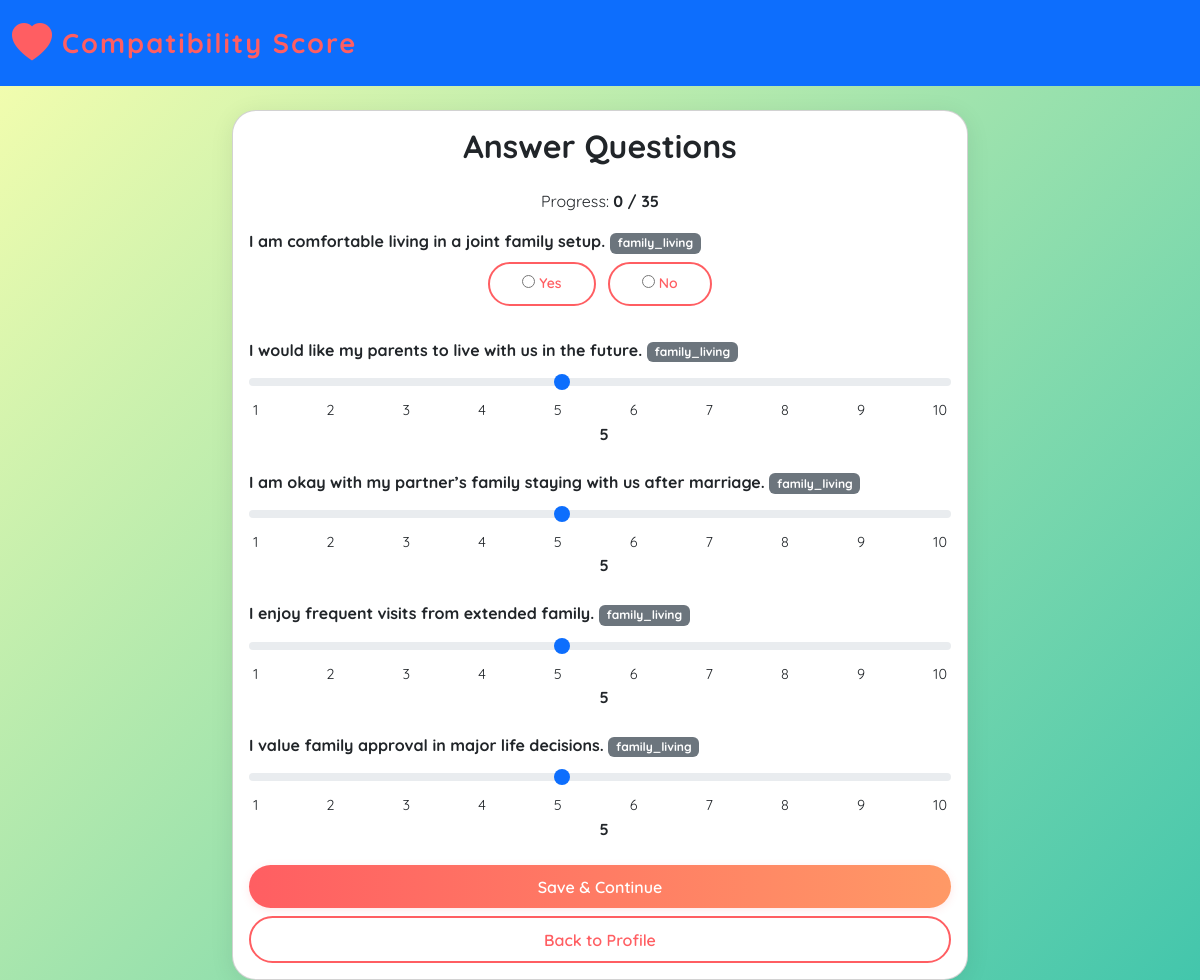
/questions (signed in), run on the app's committed database.
### app.py (models this page shows)
class Question(db.Model):
    id = db.Column(db.Integer, primary_key=True)
    text = db.Column(db.String(500), nullable=False)
    category = db.Column(db.String(50), nullable=False)  # family, lifestyle, values, likes
    type = db.Column(db.String(10), nullable=False, default='scale')  # 'scale' or 'yesno'

### app.py (the view, shortened to what this page needs)
@app.route('/questions', methods=['GET', 'POST'])
@login_required
def answer_questions():
    QUESTIONS_PER_PAGE = 5
    answered_ids = {r.question_id for r in current_user.responses}
    unanswered = Question.query.filter(~Question.id.in_(answered_ids)).all()
    total_questions = Question.query.count()
    page = int(request.args.get('page', 1))
    start = (page - 1) * QUESTIONS_PER_PAGE
    end = start + QUESTIONS_PER_PAGE
    batch = unanswered[start:end]
    if not batch:
        questions = Question.query.all()
        user_answers = {r.question_id: r.answer for r in current_user.responses}
        return render_template('review_answers.html', questions=questions, user_answers=user_answers)
    from flask_wtf import FlaskForm
    from wtforms import RadioField, SubmitField
    class BatchAnswerForm(FlaskForm):
        pass
    for q in batch:
        if q.type == 'yesno':
            choices = [('10', 'Yes'), ('1', 'No')]
        else:
            choices = [(str(i), str(i)) for i in range(1, 11)]
        setattr(BatchAnswerForm, f'answer_{q.id}', RadioField(q.text, choices=choices))
    BatchAnswerForm.submit = SubmitField('Save & Continue')
    BatchAnswerForm.back = SubmitField('Back to Profile')
    form = BatchAnswerForm()
    if request.method == 'POST' and 'back' in request.form:
        return redirect(url_for('dashboard'))
    return render_template('answer_batch.html', form=form, batch=batch, page=page, total_questions=total_questions, answered_count=len(answered_ids))

### app.py
    class BatchAnswerForm(FlaskForm):
        pass

### app.py (called while the page is built)
@login_manager.user_loader
def load_user(user_id):
    return User.query.get(int(user_id))

### templates/answer_batch.html (shortened to what this page needs)
<!DOCTYPE html>
<html lang="en">
<head>
    <link href="https://cdn.jsdelivr.net/npm/bootstrap@5.3.2/dist/css/bootstrap.min.css" rel="stylesheet">
    <link href="https://cdn.jsdelivr.net/npm/bootstrap-icons@1.11.3/font/bootstrap-icons.css" rel="stylesheet">
    <link rel="stylesheet" href="{{ url_for('static', filename='style.css') }}">
</head>
<body>
<nav class="navbar navbar-expand-lg navbar-dark bg-primary mb-4">
  <div class="container-fluid">
    <a class="navbar-brand d-flex align-items-center" href="{{ url_for('home') }}">
      <i class="bi bi-heart-fill quirky-heart me-2"></i> Compatibility Score
    </a>
  </div>
</nav>
<div class="container mt-4">
    <div class="row justify-content-center">
        <div class="col-md-8">
            <div class="card">
                <div class="card-body">
                    <h2 class="card-title mb-4 text-center">Answer Questions</h2>
                    <p class="text-center mb-3">Progress: <strong>{{ answered_count }} / {{ total_questions }}</strong></p>
                    <form method="POST">
                        {% for q in batch %}
                        <div class="mb-4">
                            <label class="form-label fw-bold">{{ q.text }} <span class="badge bg-secondary">{{ q.category }}</span></label>
                            <div class="text-center">
                                {% if q.type == 'yesno' %}
                                    {% for subfield in form['answer_' ~ q.id] %}
                                        <label class="btn btn-outline-fancy btn-sm mx-1 mb-2">
                                            {{ subfield() }} {{ subfield.label.text }}
                                        </label>
                                    {% endfor %}
                                {% else %}
                                    <input type="range" min="1" max="10" step="1" name="answer_{{ q.id }}" id="slider_{{ q.id }}" value="{{ form['answer_' ~ q.id].data or 5 }}" class="form-range" list="tickmarks_{{ q.id }}" oninput="document.getElementById('slider_val_{{ q.id }}').innerText = this.value">
                                    <div class="d-flex justify-content-between px-1">
                                      {% for i in range(1, 11) %}
                                        <span style="font-size:0.9em;">{{ i }}</span>
                                      {% endfor %}
                                    </div>
                                    <span id="slider_val_{{ q.id }}" class="fw-bold ms-2">{{ form['answer_' ~ q.id].data or 5 }}</span>
                                {% endif %}
                            </div>
                        </div>
                        {% endfor %}
                        <div class="d-grid gap-2">
                            {{ form.submit(class_="btn btn-fancy") }}
                            {{ form.back(class_="btn btn-outline-fancy") }}
                        </div>
                    </form>
                </div>
            </div>
        </div>
    </div>
</div>
</body>
</html>

### static/style.css (style rules this page uses)
body { font-family: 'Quicksand', Arial, sans-serif; background: linear-gradient(135deg, #f8ffae 0%, #43c6ac 100%); min-height: 100vh; }
.navbar-brand { font-weight: 700; letter-spacing: 2px; font-size: 1.7rem; color: #ff5e62 !important; }
.card { border-radius: 1.5rem; box-shadow: 0 4px 24px 0 rgba(0,0,0,0.08); }
.btn-fancy { background: linear-gradient(90deg, #ff5e62 0%, #ff9966 100%); color: #fff; border: none; border-radius: 2rem; font-weight: 600; padding: 0.6rem 2rem; transition: transform 0.2s, box-shadow 0.2s; box-shadow: 0 2px 8px 0 rgba(255,94,98,0.15); }
.btn-outline-fancy { border: 2px solid #ff5e62; color: #ff5e62; background: transparent; border-radius: 2rem; font-weight: 600; padding: 0.6rem 2rem; transition: background 0.2s, color 0.2s; }
h1, h2, h3, h4, h5 { font-family: 'Quicksand', Arial, sans-serif; font-weight: 700; }
.quirky-heart { color: #ff5e62; font-size: 2.5rem; animation: pulse 1.2s infinite alternate; }

### data on the page
Question: text "I am comfortable living in a joint family setup.", category "family_living", label.text "Yes" "No"
Question: text "I would like my parents to live with us in the future.", category "family_living", i "1" "2" "3" "4" "5" "6" "7" "8" "9" "10", form "5"
Question: text "I am okay with my partner’s family staying with us after marriage.", category "family_living", i "1" "2" "3" "4" "5" "6" "7" "8" "9" "10", form "5"
Question: text "I enjoy frequent visits from extended family.", category "family_living", i "1" "2" "3" "4" "5" "6" "7" "8" "9" "10", form "5"
Question: text "I value family approval in major life decisions.", category "family_living", id "5", i "1" "2" "3" "4" "5" "6" "7" "8" "9" "10"

### other printed values
{{ answered_count }} "0"
{{ total_questions }} "35"
